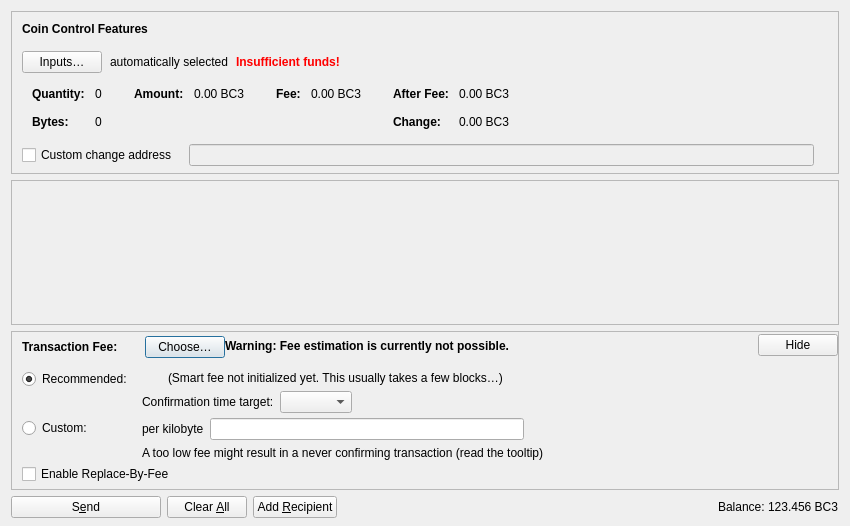
<?xml version="1.0" encoding="UTF-8"?>
<ui version="4.0">
 <class>SendCoinsDialog</class>
 <widget class="QDialog" name="SendCoinsDialog">
  <property name="geometry">
   <rect>
    <x>0</x>
    <y>0</y>
    <width>850</width>
    <height>526</height>
   </rect>
  </property>
  <property name="windowTitle">
   <string>Send Coins</string>
  </property>
  <layout class="QVBoxLayout" name="verticalLayout" stretch="0,1,0,0">
   <property name="bottomMargin">
    <number>8</number>
   </property>
   <item>
    <widget class="QFrame" name="frameCoinControl">
     <property name="sizePolicy">
      <sizepolicy hsizetype="Expanding" vsizetype="Expanding">
       <horstretch>0</horstretch>
       <verstretch>0</verstretch>
      </sizepolicy>
     </property>
     <property name="maximumSize">
      <size>
       <width>16777215</width>
       <height>16777215</height>
      </size>
     </property>
     <property name="frameShape">
      <enum>QFrame::StyledPanel</enum>
     </property>
     <property name="frameShadow">
      <enum>QFrame::Sunken</enum>
     </property>
     <layout class="QVBoxLayout" name="verticalLayoutCoinControl2">
      <property name="spacing">
       <number>0</number>
      </property>
      <property name="leftMargin">
       <number>0</number>
      </property>
      <property name="topMargin">
       <number>0</number>
      </property>
      <property name="rightMargin">
       <number>0</number>
      </property>
      <property name="bottomMargin">
       <number>6</number>
      </property>
      <item>
       <layout class="QVBoxLayout" name="verticalLayoutCoinControl" stretch="0,0,0,0,1">
        <property name="spacing">
         <number>0</number>
        </property>
        <property name="leftMargin">
         <number>10</number>
        </property>
        <property name="topMargin">
         <number>10</number>
        </property>
        <item>
         <layout class="QHBoxLayout" name="horizontalLayoutCoinControl1">
          <property name="bottomMargin">
           <number>15</number>
          </property>
          <item>
           <widget class="QLabel" name="labelCoinControlFeatures">
            <property name="sizePolicy">
             <sizepolicy hsizetype="Preferred" vsizetype="Maximum">
              <horstretch>0</horstretch>
              <verstretch>0</verstretch>
             </sizepolicy>
            </property>
            <property name="font">
             <font>
              <weight>75</weight>
              <bold>true</bold>
             </font>
            </property>
            <property name="styleSheet">
             <string notr="true">font-weight:bold;</string>
            </property>
            <property name="text">
             <string>Coin Control Features</string>
            </property>
           </widget>
          </item>
         </layout>
        </item>
        <item>
         <layout class="QHBoxLayout" name="horizontalLayoutCoinControl2" stretch="0,0,0,0">
          <property name="spacing">
           <number>8</number>
          </property>
          <property name="bottomMargin">
           <number>10</number>
          </property>
          <item>
           <widget class="QPushButton" name="pushButtonCoinControl">
            <property name="styleSheet">
             <string notr="true"/>
            </property>
            <property name="text">
             <string>Inputs…</string>
            </property>
            <property name="autoDefault">
             <bool>false</bool>
            </property>
           </widget>
          </item>
          <item>
           <widget class="QLabel" name="labelCoinControlAutomaticallySelected">
            <property name="text">
             <string>automatically selected</string>
            </property>
            <property name="margin">
             <number>5</number>
            </property>
           </widget>
          </item>
          <item>
           <widget class="QLabel" name="labelCoinControlInsuffFunds">
            <property name="font">
             <font>
              <weight>75</weight>
              <bold>true</bold>
             </font>
            </property>
            <property name="styleSheet">
             <string notr="true">color:red;font-weight:bold;</string>
            </property>
            <property name="text">
             <string>Insufficient funds!</string>
            </property>
            <property name="margin">
             <number>5</number>
            </property>
           </widget>
          </item>
          <item>
           <spacer name="horizontalSpacerCoinControl">
            <property name="orientation">
             <enum>Qt::Horizontal</enum>
            </property>
            <property name="sizeHint" stdset="0">
             <size>
              <width>40</width>
              <height>1</height>
             </size>
            </property>
           </spacer>
          </item>
         </layout>
        </item>
        <item>
         <widget class="QWidget" name="widgetCoinControl" native="true">
          <property name="sizePolicy">
           <sizepolicy hsizetype="Preferred" vsizetype="Preferred">
            <horstretch>0</horstretch>
            <verstretch>0</verstretch>
           </sizepolicy>
          </property>
          <property name="minimumSize">
           <size>
            <width>0</width>
            <height>0</height>
           </size>
          </property>
          <property name="styleSheet">
           <string notr="true"/>
          </property>
          <layout class="QHBoxLayout" name="horizontalLayoutCoinControl5">
           <property name="leftMargin">
            <number>0</number>
           </property>
           <property name="topMargin">
            <number>0</number>
           </property>
           <property name="rightMargin">
            <number>0</number>
           </property>
           <property name="bottomMargin">
            <number>0</number>
           </property>
           <item>
            <layout class="QHBoxLayout" name="horizontalLayoutCoinControl3" stretch="0,0,0,1">
             <property name="spacing">
              <number>20</number>
             </property>
             <property name="topMargin">
              <number>0</number>
             </property>
             <property name="bottomMargin">
              <number>10</number>
             </property>
             <item>
              <layout class="QFormLayout" name="formLayoutCoinControl1">
               <property name="labelAlignment">
                <set>Qt::AlignLeft|Qt::AlignVCenter</set>
               </property>
               <property name="horizontalSpacing">
                <number>10</number>
               </property>
               <property name="verticalSpacing">
                <number>14</number>
               </property>
               <property name="leftMargin">
                <number>10</number>
               </property>
               <property name="topMargin">
                <number>4</number>
               </property>
               <property name="rightMargin">
                <number>6</number>
               </property>
               <item row="0" column="0">
                <widget class="QLabel" name="labelCoinControlQuantityText">
                 <property name="font">
                  <font>
                   <weight>75</weight>
                   <bold>true</bold>
                  </font>
                 </property>
                 <property name="text">
                  <string>Quantity:</string>
                 </property>
                 <property name="margin">
                  <number>0</number>
                 </property>
                </widget>
               </item>
               <item row="0" column="1">
                <widget class="QLabel" name="labelCoinControlQuantity">
                 <property name="cursor">
                  <cursorShape>IBeamCursor</cursorShape>
                 </property>
                 <property name="contextMenuPolicy">
                  <enum>Qt::ActionsContextMenu</enum>
                 </property>
                 <property name="text">
                  <string notr="true">0</string>
                 </property>
                 <property name="margin">
                  <number>0</number>
                 </property>
                 <property name="textInteractionFlags">
                  <set>Qt::LinksAccessibleByMouse|Qt::TextSelectableByKeyboard|Qt::TextSelectableByMouse</set>
                 </property>
                </widget>
               </item>
               <item row="1" column="0">
                <widget class="QLabel" name="labelCoinControlBytesText">
                 <property name="font">
                  <font>
                   <weight>75</weight>
                   <bold>true</bold>
                  </font>
                 </property>
                 <property name="text">
                  <string>Bytes:</string>
                 </property>
                </widget>
               </item>
               <item row="1" column="1">
                <widget class="QLabel" name="labelCoinControlBytes">
                 <property name="cursor">
                  <cursorShape>IBeamCursor</cursorShape>
                 </property>
                 <property name="contextMenuPolicy">
                  <enum>Qt::ActionsContextMenu</enum>
                 </property>
                 <property name="text">
                  <string notr="true">0</string>
                 </property>
                 <property name="textInteractionFlags">
                  <set>Qt::LinksAccessibleByMouse|Qt::TextSelectableByKeyboard|Qt::TextSelectableByMouse</set>
                 </property>
                </widget>
               </item>
              </layout>
             </item>
             <item>
              <layout class="QFormLayout" name="formLayoutCoinControl2">
               <property name="horizontalSpacing">
                <number>10</number>
               </property>
               <property name="verticalSpacing">
                <number>14</number>
               </property>
               <property name="leftMargin">
                <number>6</number>
               </property>
               <property name="topMargin">
                <number>4</number>
               </property>
               <property name="rightMargin">
                <number>6</number>
               </property>
               <item row="0" column="0">
                <widget class="QLabel" name="labelCoinControlAmountText">
                 <property name="font">
                  <font>
                   <weight>75</weight>
                   <bold>true</bold>
                  </font>
                 </property>
                 <property name="text">
                  <string>Amount:</string>
                 </property>
                 <property name="margin">
                  <number>0</number>
                 </property>
                </widget>
               </item>
               <item row="0" column="1">
                <widget class="QLabel" name="labelCoinControlAmount">
                 <property name="cursor">
                  <cursorShape>IBeamCursor</cursorShape>
                 </property>
                 <property name="contextMenuPolicy">
                  <enum>Qt::ActionsContextMenu</enum>
                 </property>
                 <property name="text">
                  <string notr="true">0.00 BC3</string>
                 </property>
                 <property name="textInteractionFlags">
                  <set>Qt::LinksAccessibleByMouse|Qt::TextSelectableByKeyboard|Qt::TextSelectableByMouse</set>
                 </property>
                </widget>
               </item>
              </layout>
             </item>
             <item>
              <layout class="QFormLayout" name="formLayoutCoinControl3">
               <property name="horizontalSpacing">
                <number>10</number>
               </property>
               <property name="verticalSpacing">
                <number>14</number>
               </property>
               <property name="leftMargin">
                <number>6</number>
               </property>
               <property name="topMargin">
                <number>4</number>
               </property>
               <property name="rightMargin">
                <number>6</number>
               </property>
               <item row="0" column="0">
                <widget class="QLabel" name="labelCoinControlFeeText">
                 <property name="font">
                  <font>
                   <weight>75</weight>
                   <bold>true</bold>
                  </font>
                 </property>
                 <property name="text">
                  <string>Fee:</string>
                 </property>
                 <property name="margin">
                  <number>0</number>
                 </property>
                </widget>
               </item>
               <item row="0" column="1">
                <widget class="QLabel" name="labelCoinControlFee">
                 <property name="cursor">
                  <cursorShape>IBeamCursor</cursorShape>
                 </property>
                 <property name="contextMenuPolicy">
                  <enum>Qt::ActionsContextMenu</enum>
                 </property>
                 <property name="text">
                  <string notr="true">0.00 BC3</string>
                 </property>
                 <property name="textInteractionFlags">
                  <set>Qt::LinksAccessibleByMouse|Qt::TextSelectableByKeyboard|Qt::TextSelectableByMouse</set>
                 </property>
                </widget>
               </item>
              </layout>
             </item>
             <item>
              <layout class="QFormLayout" name="formLayoutCoinControl4">
               <property name="labelAlignment">
                <set>Qt::AlignLeft|Qt::AlignVCenter</set>
               </property>
               <property name="horizontalSpacing">
                <number>10</number>
               </property>
               <property name="verticalSpacing">
                <number>14</number>
               </property>
               <property name="leftMargin">
                <number>6</number>
               </property>
               <property name="topMargin">
                <number>4</number>
               </property>
               <property name="rightMargin">
                <number>6</number>
               </property>
               <item row="0" column="0">
                <widget class="QLabel" name="labelCoinControlAfterFeeText">
                 <property name="font">
                  <font>
                   <weight>75</weight>
                   <bold>true</bold>
                  </font>
                 </property>
                 <property name="text">
                  <string>After Fee:</string>
                 </property>
                 <property name="margin">
                  <number>0</number>
                 </property>
                </widget>
               </item>
               <item row="0" column="1">
                <widget class="QLabel" name="labelCoinControlAfterFee">
                 <property name="cursor">
                  <cursorShape>IBeamCursor</cursorShape>
                 </property>
                 <property name="contextMenuPolicy">
                  <enum>Qt::ActionsContextMenu</enum>
                 </property>
                 <property name="text">
                  <string notr="true">0.00 BC3</string>
                 </property>
                 <property name="textInteractionFlags">
                  <set>Qt::LinksAccessibleByMouse|Qt::TextSelectableByKeyboard|Qt::TextSelectableByMouse</set>
                 </property>
                </widget>
               </item>
               <item row="1" column="0">
                <widget class="QLabel" name="labelCoinControlChangeText">
                 <property name="font">
                  <font>
                   <weight>75</weight>
                   <bold>true</bold>
                  </font>
                 </property>
                 <property name="text">
                  <string>Change:</string>
                 </property>
                </widget>
               </item>
               <item row="1" column="1">
                <widget class="QLabel" name="labelCoinControlChange">
                 <property name="cursor">
                  <cursorShape>IBeamCursor</cursorShape>
                 </property>
                 <property name="contextMenuPolicy">
                  <enum>Qt::ActionsContextMenu</enum>
                 </property>
                 <property name="text">
                  <string notr="true">0.00 BC3</string>
                 </property>
                 <property name="textInteractionFlags">
                  <set>Qt::LinksAccessibleByMouse|Qt::TextSelectableByKeyboard|Qt::TextSelectableByMouse</set>
                 </property>
                </widget>
               </item>
              </layout>
             </item>
            </layout>
           </item>
          </layout>
         </widget>
        </item>
        <item>
         <layout class="QHBoxLayout" name="horizontalLayoutCoinControl4" stretch="0,0,0">
          <property name="spacing">
           <number>12</number>
          </property>
          <property name="sizeConstraint">
           <enum>QLayout::SetDefaultConstraint</enum>
          </property>
          <property name="topMargin">
           <number>5</number>
          </property>
          <property name="rightMargin">
           <number>5</number>
          </property>
          <item>
           <widget class="QCheckBox" name="checkBoxCoinControlChange">
            <property name="toolTip">
             <string>If this is activated, but the change address is empty or invalid, change will be sent to a newly generated address.</string>
            </property>
            <property name="text">
             <string>Custom change address</string>
            </property>
           </widget>
          </item>
          <item>
           <widget class="QValidatedLineEdit" name="lineEditCoinControlChange">
            <property name="enabled">
             <bool>false</bool>
            </property>
            <property name="sizePolicy">
             <sizepolicy hsizetype="Expanding" vsizetype="Fixed">
              <horstretch>0</horstretch>
              <verstretch>0</verstretch>
             </sizepolicy>
            </property>
           </widget>
          </item>
          <item>
           <widget class="QLabel" name="labelCoinControlChangeLabel">
            <property name="sizePolicy">
             <sizepolicy hsizetype="Preferred" vsizetype="Expanding">
              <horstretch>0</horstretch>
              <verstretch>0</verstretch>
             </sizepolicy>
            </property>
            <property name="minimumSize">
             <size>
              <width>0</width>
              <height>0</height>
             </size>
            </property>
            <property name="text">
             <string/>
            </property>
            <property name="margin">
             <number>3</number>
            </property>
           </widget>
          </item>
         </layout>
        </item>
        <item>
         <spacer name="verticalSpacerCoinControl">
          <property name="orientation">
           <enum>Qt::Vertical</enum>
          </property>
          <property name="sizeHint" stdset="0">
           <size>
            <width>800</width>
            <height>1</height>
           </size>
          </property>
         </spacer>
        </item>
       </layout>
      </item>
     </layout>
    </widget>
   </item>
   <item>
    <widget class="QScrollArea" name="scrollArea">
     <property name="widgetResizable">
      <bool>true</bool>
     </property>
     <widget class="QWidget" name="scrollAreaWidgetContents">
      <property name="geometry">
       <rect>
        <x>0</x>
        <y>0</y>
        <width>830</width>
        <height>104</height>
       </rect>
      </property>
      <layout class="QVBoxLayout" name="verticalLayout_2" stretch="0,1">
       <property name="leftMargin">
        <number>0</number>
       </property>
       <property name="topMargin">
        <number>0</number>
       </property>
       <property name="rightMargin">
        <number>0</number>
       </property>
       <property name="bottomMargin">
        <number>0</number>
       </property>
       <item>
        <layout class="QVBoxLayout" name="entries">
         <property name="spacing">
          <number>6</number>
         </property>
        </layout>
       </item>
       <item>
        <spacer name="verticalSpacer">
         <property name="orientation">
          <enum>Qt::Vertical</enum>
         </property>
         <property name="sizeHint" stdset="0">
          <size>
           <width>20</width>
           <height>40</height>
          </size>
         </property>
        </spacer>
       </item>
      </layout>
     </widget>
    </widget>
   </item>
   <item>
    <widget class="QFrame" name="frameFee">
     <property name="sizePolicy">
      <sizepolicy hsizetype="Expanding" vsizetype="Expanding">
       <horstretch>0</horstretch>
       <verstretch>0</verstretch>
      </sizepolicy>
     </property>
     <property name="maximumSize">
      <size>
       <width>16777215</width>
       <height>16777215</height>
      </size>
     </property>
     <property name="frameShape">
      <enum>QFrame::StyledPanel</enum>
     </property>
     <property name="frameShadow">
      <enum>QFrame::Sunken</enum>
     </property>
     <layout class="QVBoxLayout" name="verticalLayoutFee1">
      <property name="spacing">
       <number>0</number>
      </property>
      <property name="leftMargin">
       <number>0</number>
      </property>
      <property name="topMargin">
       <number>0</number>
      </property>
      <property name="rightMargin">
       <number>0</number>
      </property>
      <property name="bottomMargin">
       <number>0</number>
      </property>
      <item>
       <layout class="QVBoxLayout" name="verticalLayoutFee2" stretch="0,0,0">
        <property name="spacing">
         <number>0</number>
        </property>
        <property name="leftMargin">
         <number>10</number>
        </property>
        <property name="topMargin">
         <number>0</number>
        </property>
        <item>
         <layout class="QHBoxLayout" name="horizontalLayoutFee1">
          <property name="bottomMargin">
           <number>0</number>
          </property>
          <item>
           <layout class="QVBoxLayout" name="verticalLayoutFee7">
            <property name="spacing">
             <number>0</number>
            </property>
            <item>
             <spacer name="verticalSpacerSmartFee">
              <property name="orientation">
               <enum>Qt::Vertical</enum>
              </property>
              <property name="sizeType">
               <enum>QSizePolicy::Fixed</enum>
              </property>
              <property name="sizeHint" stdset="0">
               <size>
                <width>1</width>
                <height>4</height>
               </size>
              </property>
             </spacer>
            </item>
            <item>
             <layout class="QHBoxLayout" name="horizontalLayoutSmartFee">
              <property name="spacing">
               <number>10</number>
              </property>
              <item>
               <widget class="QLabel" name="labelFeeHeadline">
                <property name="sizePolicy">
                 <sizepolicy hsizetype="Preferred" vsizetype="Maximum">
                  <horstretch>0</horstretch>
                  <verstretch>0</verstretch>
                 </sizepolicy>
                </property>
                <property name="font">
                 <font>
                  <weight>75</weight>
                  <bold>true</bold>
                 </font>
                </property>
                <property name="styleSheet">
                 <string notr="true">font-weight:bold;</string>
                </property>
                <property name="text">
                 <string>Transaction Fee:</string>
                </property>
               </widget>
              </item>
              <item>
               <widget class="QLabel" name="labelFeeMinimized">
                <property name="text">
                 <string/>
                </property>
               </widget>
              </item>
              <item>
               <widget class="QPushButton" name="buttonChooseFee">
                <property name="text">
                 <string>Choose…</string>
                </property>
               </widget>
              </item>
             </layout>
            </item>
            <item>
             <spacer name="verticalSpacer_5">
              <property name="orientation">
               <enum>Qt::Vertical</enum>
              </property>
              <property name="sizeHint" stdset="0">
               <size>
                <width>1</width>
                <height>1</height>
               </size>
              </property>
             </spacer>
            </item>
           </layout>
          </item>
          <item>
           <widget class="QLabel" name="fallbackFeeWarningLabel">
            <property name="toolTip">
             <string>Using the fallbackfee can result in sending a transaction that will take several hours or days (or never) to confirm. Consider choosing your fee manually or wait until you have validated the complete chain.</string>
            </property>
            <property name="font">
            <font>
                <weight>75</weight>
                <bold>true</bold>
            </font>
            </property>
            <property name="text">
             <string>Warning: Fee estimation is currently not possible.</string>
            </property>
            <property name="wordWrap">
             <bool>false</bool>
            </property>
           </widget>
          </item>
          <item>
           <spacer name="horizontalSpacer_4">
            <property name="orientation">
             <enum>Qt::Horizontal</enum>
            </property>
            <property name="sizeType">
             <enum>QSizePolicy::MinimumExpanding</enum>
            </property>
            <property name="sizeHint" stdset="0">
             <size>
              <width>40</width>
              <height>20</height>
             </size>
            </property>
           </spacer>
          </item>
          <item>
           <widget class="QPushButton" name="buttonMinimizeFee">
            <property name="toolTip">
             <string>Hide transaction fee settings</string>
            </property>
            <property name="text">
             <string>Hide</string>
            </property>
           </widget>
          </item>
         </layout>
        </item>
        <item>
         <widget class="QFrame" name="frameFeeSelection">
          <layout class="QVBoxLayout" name="verticalLayoutFee12">
           <property name="spacing">
            <number>0</number>
           </property>
           <property name="leftMargin">
            <number>0</number>
           </property>
           <property name="topMargin">
            <number>0</number>
           </property>
           <property name="rightMargin">
            <number>0</number>
           </property>
           <property name="bottomMargin">
            <number>0</number>
           </property>
           <item>
            <layout class="QGridLayout" name="gridLayoutFee">
             <property name="topMargin">
              <number>10</number>
             </property>
             <property name="bottomMargin">
              <number>4</number>
             </property>
             <property name="horizontalSpacing">
              <number>10</number>
             </property>
             <property name="verticalSpacing">
              <number>4</number>
             </property>
             <item row="1" column="1">
              <layout class="QVBoxLayout" name="verticalLayoutFee8">
               <property name="spacing">
                <number>6</number>
               </property>
               <item>
                <layout class="QHBoxLayout" name="horizontalLayoutFee13">
                 <item>
                  <widget class="QLabel" name="labelCustomPerKilobyte">
                   <property name="toolTip">
                    <string>Specify a custom fee per kB (1,000 bytes) of the transaction's virtual size.

Note:  Since the fee is calculated on a per-byte basis, a fee rate of "100 satoshis per kvB" for a transaction size of 500 virtual bytes (half of 1 kvB) would ultimately yield a fee of only 50 satoshis.</string>
                   </property>
                   <property name="text">
                    <string>per kilobyte</string>
                   </property>
                  </widget>
                 </item>
                 <item>
                  <widget class="BitcoinIIIAmountField" name="customFee"/>
                 </item>
                 <item>
                  <spacer name="horizontalSpacer_6">
                   <property name="orientation">
                    <enum>Qt::Horizontal</enum>
                   </property>
                   <property name="sizeHint" stdset="0">
                    <size>
                     <width>1</width>
                     <height>1</height>
                    </size>
                   </property>
                  </spacer>
                 </item>
                </layout>
               </item>
               <item>
                <layout class="QHBoxLayout" name="horizontalLayoutFee8">
                 <item>
                  <widget class="QLabel" name="labelCustomFeeWarning">
                   <property name="enabled">
                    <bool>true</bool>
                   </property>
                   <property name="toolTip">
                    <string>When there is less transaction volume than space in the blocks, miners as well as relaying nodes may enforce a minimum fee. Paying only this minimum fee is just fine, but be aware that this can result in a never confirming transaction once there is more demand for bitcoinIII transactions than the network can process.</string>
                   </property>
                   <property name="text">
                    <string>A too low fee might result in a never confirming transaction (read the tooltip)</string>
                   </property>
                  </widget>
                 </item>
                 <item>
                  <spacer name="horizontalSpacer_2">
                   <property name="orientation">
                    <enum>Qt::Horizontal</enum>
                   </property>
                   <property name="sizeHint" stdset="0">
                    <size>
                     <width>1</width>
                     <height>1</height>
                    </size>
                   </property>
                  </spacer>
                 </item>
                </layout>
               </item>
              </layout>
             </item>
             <item row="0" column="0">
              <layout class="QVBoxLayout" name="verticalLayoutFee4" stretch="0,1">
               <item>
                <widget class="QRadioButton" name="radioSmartFee">
                 <property name="text">
                  <string>Recommended:</string>
                 </property>
                 <property name="checked">
                  <bool>true</bool>
                 </property>
                 <attribute name="buttonGroup">
                  <string notr="true">groupFee</string>
                 </attribute>
                </widget>
               </item>
               <item>
                <spacer name="verticalSpacer_2">
                 <property name="orientation">
                  <enum>Qt::Vertical</enum>
                 </property>
                 <property name="sizeHint" stdset="0">
                  <size>
                   <width>1</width>
                   <height>1</height>
                  </size>
                 </property>
                </spacer>
               </item>
              </layout>
             </item>
             <item row="1" column="0">
              <layout class="QVBoxLayout" name="verticalLayoutFee9" stretch="0,1">
               <item>
                <widget class="QRadioButton" name="radioCustomFee">
                 <property name="text">
                  <string>Custom:</string>
                 </property>
                 <attribute name="buttonGroup">
                  <string notr="true">groupFee</string>
                 </attribute>
                </widget>
               </item>
               <item>
                <spacer name="verticalSpacer_6">
                 <property name="orientation">
                  <enum>Qt::Vertical</enum>
                 </property>
                 <property name="sizeHint" stdset="0">
                  <size>
                   <width>1</width>
                   <height>1</height>
                  </size>
                 </property>
                </spacer>
               </item>
              </layout>
             </item>
             <item row="0" column="1">
              <layout class="QVBoxLayout" name="verticalLayoutFee3" stretch="0,0,1">
               <property name="spacing">
                <number>6</number>
               </property>
               <property name="topMargin">
                <number>2</number>
               </property>
               <item>
                <layout class="QHBoxLayout" name="horizontalLayoutFee12">
                 <item>
                  <widget class="QLabel" name="labelSmartFee">
                   <property name="text">
                    <string/>
                   </property>
                  </widget>
                 </item>
                 <item>
                  <widget class="QLabel" name="labelFeeEstimation">
                   <property name="text">
                    <string/>
                   </property>
                  </widget>
                 </item>
                 <item>
                  <widget class="QLabel" name="labelSmartFee2">
                   <property name="text">
                    <string>(Smart fee not initialized yet. This usually takes a few blocks…)</string>
                   </property>
                  </widget>
                 </item>
                 <item>
                  <spacer name="horizontalSpacer_5">
                   <property name="orientation">
                    <enum>Qt::Horizontal</enum>
                   </property>
                   <property name="sizeHint" stdset="0">
                    <size>
                     <width>1</width>
                     <height>1</height>
                    </size>
                   </property>
                  </spacer>
                 </item>
                </layout>
               </item>
               <item>
                <layout class="QHBoxLayout" name="horizontalLayoutFee9">
                 <item>
                  <layout class="QVBoxLayout" name="verticalLayoutFee6">
                   <item>
                    <widget class="QLabel" name="labelSmartFee3">
                     <property name="text">
                      <string>Confirmation time target:</string>
                     </property>
                    </widget>
                   </item>
                  </layout>
                 </item>
                 <item>
                  <layout class="QVBoxLayout" name="verticalLayoutFee5">
                   <property name="rightMargin">
                    <number>30</number>
                   </property>
                   <item>
                    <layout class="QHBoxLayout" name="horizontalLayoutConfTarget">
                     <property name="bottomMargin">
                      <number>0</number>
                     </property>
                     <item>
                      <widget class="QComboBox" name="confTargetSelector"/>
                     </item>
                     <item>
                      <spacer name="horizontalSpacerConfTarget">
                       <property name="orientation">
                        <enum>Qt::Horizontal</enum>
                       </property>
                       <property name="sizeHint" stdset="0">
                        <size>
                         <width>40</width>
                         <height>20</height>
                        </size>
                       </property>
                      </spacer>
                     </item>
                    </layout>
                   </item>
                  </layout>
                 </item>
                </layout>
               </item>
               <item>
                <spacer name="verticalSpacer_4">
                 <property name="orientation">
                  <enum>Qt::Vertical</enum>
                 </property>
                 <property name="sizeHint" stdset="0">
                  <size>
                   <width>1</width>
                   <height>1</height>
                  </size>
                 </property>
                </spacer>
               </item>
              </layout>
             </item>
            </layout>
           </item>
           <item>
            <widget class="QCheckBox" name="optInRBF">
             <property name="text">
              <string>Enable Replace-By-Fee</string>
             </property>
             <property name="toolTip">
              <string>With Replace-By-Fee (BIP-125) you can increase a transaction's fee after it is sent. Without this, a higher fee may be recommended to compensate for increased transaction delay risk.</string>
             </property>
            </widget>
           </item>
          </layout>
         </widget>
        </item>
        <item>
         <spacer name="verticalSpacerFee">
          <property name="orientation">
           <enum>Qt::Vertical</enum>
          </property>
          <property name="sizeHint" stdset="0">
           <size>
            <width>40</width>
            <height>5</height>
           </size>
          </property>
         </spacer>
        </item>
       </layout>
      </item>
     </layout>
    </widget>
   </item>
   <item>
    <layout class="QHBoxLayout" name="horizontalLayout">
     <item>
      <widget class="QPushButton" name="sendButton">
       <property name="minimumSize">
        <size>
         <width>150</width>
         <height>0</height>
        </size>
       </property>
       <property name="toolTip">
        <string>Confirm the send action</string>
       </property>
       <property name="text">
        <string>S&amp;end</string>
       </property>
       <property name="icon">
        <iconset resource="../bitcoinIII.qrc">
         <normaloff>:/icons/send</normaloff>:/icons/send</iconset>
       </property>
       <property name="autoDefault">
        <bool>false</bool>
       </property>
       <property name="default">
        <bool>false</bool>
       </property>
      </widget>
     </item>
     <item>
      <widget class="QPushButton" name="clearButton">
       <property name="sizePolicy">
        <sizepolicy hsizetype="Minimum" vsizetype="Fixed">
         <horstretch>0</horstretch>
         <verstretch>0</verstretch>
        </sizepolicy>
       </property>
       <property name="toolTip">
        <string>Clear all fields of the form.</string>
       </property>
       <property name="text">
        <string>Clear &amp;All</string>
       </property>
       <property name="icon">
        <iconset resource="../bitcoinIII.qrc">
         <normaloff>:/icons/remove</normaloff>:/icons/remove</iconset>
       </property>
       <property name="autoDefault">
        <bool>false</bool>
       </property>
      </widget>
     </item>
     <item>
      <widget class="QPushButton" name="addButton">
       <property name="toolTip">
        <string>Send to multiple recipients at once</string>
       </property>
       <property name="text">
        <string>Add &amp;Recipient</string>
       </property>
       <property name="icon">
        <iconset resource="../bitcoinIII.qrc">
         <normaloff>:/icons/add</normaloff>:/icons/add</iconset>
       </property>
       <property name="autoDefault">
        <bool>false</bool>
       </property>
      </widget>
     </item>
     <item>
      <spacer name="horizontalSpacer">
       <property name="orientation">
        <enum>Qt::Horizontal</enum>
       </property>
       <property name="sizeHint" stdset="0">
        <size>
         <width>40</width>
         <height>20</height>
        </size>
       </property>
      </spacer>
     </item>
     <item>
      <layout class="QHBoxLayout" name="horizontalLayout_2">
       <property name="spacing">
        <number>3</number>
       </property>
       <item>
        <widget class="QLabel" name="labelBalanceName">
         <property name="sizePolicy">
          <sizepolicy hsizetype="Preferred" vsizetype="Fixed">
           <horstretch>0</horstretch>
           <verstretch>0</verstretch>
          </sizepolicy>
         </property>
         <property name="text">
          <string>Balance:</string>
         </property>
        </widget>
       </item>
       <item>
        <widget class="QLabel" name="labelBalance">
         <property name="sizePolicy">
          <sizepolicy hsizetype="Preferred" vsizetype="Fixed">
           <horstretch>0</horstretch>
           <verstretch>0</verstretch>
          </sizepolicy>
         </property>
         <property name="cursor">
          <cursorShape>IBeamCursor</cursorShape>
         </property>
         <property name="text">
          <string notr="true">123.456 BC3</string>
         </property>
         <property name="textInteractionFlags">
          <set>Qt::LinksAccessibleByMouse|Qt::TextSelectableByKeyboard|Qt::TextSelectableByMouse</set>
         </property>
        </widget>
       </item>
      </layout>
     </item>
    </layout>
   </item>
  </layout>
 </widget>
 <customwidgets>
  <customwidget>
   <class>QValidatedLineEdit</class>
   <extends>QLineEdit</extends>
   <header>qt/qvalidatedlineedit.h</header>
  </customwidget>
  <customwidget>
   <class>BitcoinIIIAmountField</class>
   <extends>QLineEdit</extends>
   <header>qt/bitcoinIIIamountfield.h</header>
   <container>1</container>
  </customwidget>
 </customwidgets>
 <resources>
  <include location="../bitcoinIII.qrc"/>
 </resources>
 <connections/>
 <buttongroups>
  <buttongroup name="groupFee"/>
 </buttongroups>
</ui>
